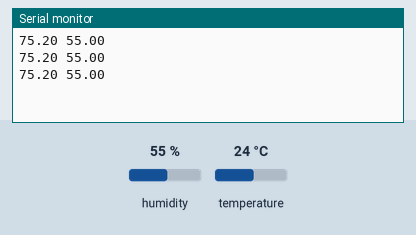
This sketch was run on a simulated Arduino Uno, built with avr-gcc and run on an emulated ATmega328P. Shown: the last lines printed to the serial monitor. The inputs (shaded band) are chosen by the test bench; at power-on: humidity 55 %, temperature 24 °C.

Above: at 3.8 s.
3.9 s: humidity set to 22 %
At 5.4 s:
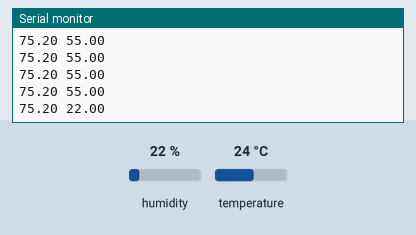
6.7 s: temperature set to 12 °C
At 7.8 s:
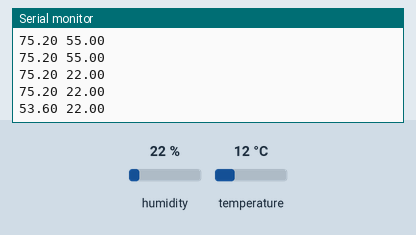
9.5 s: humidity set to 40 %
At 10.8 s:
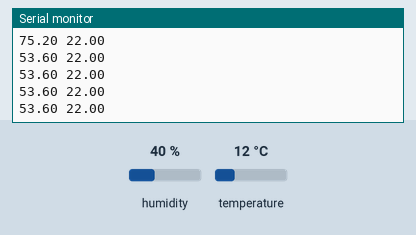
Timing chart, 0 to 12.5 s (numbered marks = the images above; inputs shaded):
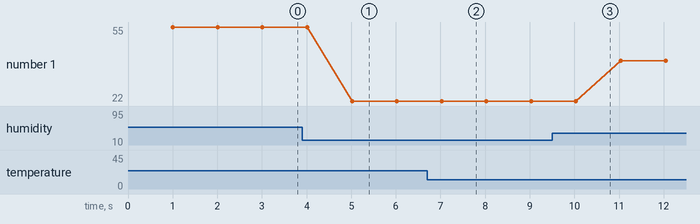

The sketch:

dht22_to_serial.ino
```cpp
#include "DHT.h" // from https://github.com/adafruit/DHT-sensor-library

DHT dht(13, DHT22);

// the setup function runs once when you press reset or power the board
void setup() {
  Serial.begin(9600);

  dht.begin();

  // initialize digital pin 13 as an output.
  pinMode(13, OUTPUT);
}

// the loop function runs over and over again forever
void loop() {

  digitalWrite(13, HIGH);   // turn the LED on (HIGH is the voltage level)

  // wait 1 second
  delay(1000);

  float temperature = dht.readTemperature(true, false);
  float humidity = dht.readHumidity();

  if (isnan(temperature) || isnan(humidity)) {
    return;
  }

  Serial.print(temperature);
  Serial.print(" ");
  Serial.print(humidity);
  Serial.println();

  digitalWrite(13, LOW);    // turn the LED off by making the voltage LOW
}
```

Measured:
- after the input at 3.9 s, the serial monitor: prints a new line after 1.1 s (image 1)
- after the input at 6.7 s, the serial monitor: prints a new line after 0.33 s (image 2)
- plotted number 1: 55 → 22 after the input at 3.9 s, 22 → 40 after the input at 9.5 s
